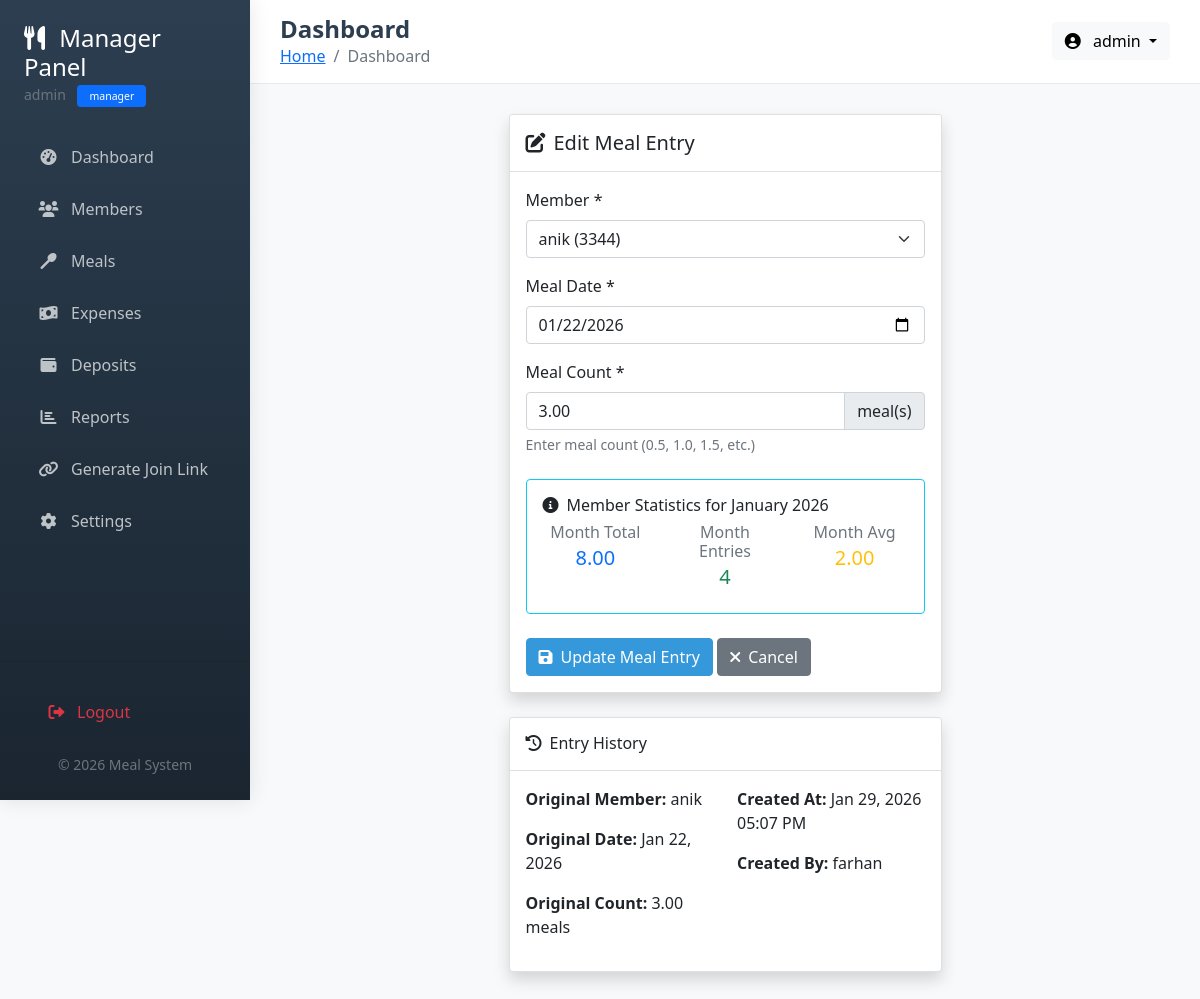
Page /manager/edit_meal.php?id=31 (signed in) on the committed database.
### tables this page shows
CREATE TABLE `meals` (
  `meal_id` int(11) NOT NULL,
  `member_id` int(11) NOT NULL,
  `meal_date` date NOT NULL,
  `meal_count` decimal(4,2) NOT NULL DEFAULT 0.00,
  `created_at` timestamp NOT NULL DEFAULT current_timestamp(),
  `created_by` int(11) DEFAULT NULL,
  `updated_by` int(11) DEFAULT NULL,
  `updated_at` timestamp NULL DEFAULT NULL ON UPDATE current_timestamp()
);

CREATE TABLE `members` (
  `member_id` int(11) NOT NULL,
  `name` varchar(100) NOT NULL,
  `phone` varchar(20) DEFAULT NULL,
  `email` varchar(100) DEFAULT NULL,
  `join_date` date NOT NULL,
  `status` enum('active','inactive') DEFAULT 'active',
  `created_by` int(11) DEFAULT NULL,
  `join_token` varchar(100) DEFAULT NULL,
  `token_expiry` datetime DEFAULT NULL,
  `created_at` timestamp NOT NULL DEFAULT current_timestamp()
);

CREATE TABLE `users` (
  `user_id` int(11) NOT NULL,
  `username` varchar(50) NOT NULL,
  `email` varchar(100) NOT NULL,
  `password` varchar(255) NOT NULL,
  `role` enum('manager','member') NOT NULL DEFAULT 'member',
  `member_id` int(11) DEFAULT NULL,
  `last_login` datetime DEFAULT NULL,
  `created_at` timestamp NOT NULL DEFAULT current_timestamp(),
  `is_active` tinyint(1) DEFAULT 1
);

### config/database.php (called while the page is built, shortened)
<?php
function getConnection() {
    static $conn = null;
    if ($conn === null) {
        $conn = mysqli_connect(DB_HOST, DB_USER, DB_PASS);
        mysqli_set_charset($conn, "utf8mb4");
    }
    return $conn;
}
?>

### includes/functions.php (called while the page is built, shortened)
<?php
require_once __DIR__ . '/../config/database.php';
class Functions {
    public function formatDate($date_string) {
        return date('M d, Y', strtotime($date_string));
    }
}
?>

### manager/edit_meal.php (the view, shortened to what this page needs)
<?php
require_once '../includes/functions.php';
require_once '../includes/header.php';
$functions = new Functions();
$conn = getConnection();
$meal_id = intval($_GET['id']);
$sql = "SELECT m.*,
               mb.name as member_name,
               mb.member_id,
               uc.username as created_by_username
        FROM meals m
        JOIN members mb ON m.member_id = mb.member_id
        LEFT JOIN users uc ON m.created_by = uc.user_id
        WHERE m.meal_id = ?";
$stmt = mysqli_prepare($conn, $sql);
mysqli_stmt_bind_param($stmt, "i", $meal_id);
mysqli_stmt_execute($stmt);
$result = mysqli_stmt_get_result($stmt);
$meal = mysqli_fetch_assoc($result);
$members_sql = "SELECT * FROM members WHERE status = 'active' ORDER BY name";
$members_result = mysqli_query($conn, $members_sql);
$all_members = mysqli_fetch_all($members_result, MYSQLI_ASSOC);
?>
<div class="row">
    <div class="col-lg-6 mx-auto">
        <div class="card shadow">
            <div class="card-header bg-white py-3">
                <h5 class="mb-0"><i class="fas fa-edit me-2"></i>Edit Meal Entry</h5>
            </div>
            <div class="card-body">
                <form method="POST" action="">
                    <div class="mb-3">
                        <label for="member_id" class="form-label">Member *</label>
                        <select class="form-select" id="member_id" name="member_id" required>
                            <?php foreach ($all_members as $member): ?>
                            <option value="<?php echo $member['member_id']; ?>"
                                    <?php echo $member['member_id'] == $meal['member_id'] ? 'selected' : ''; ?>>
                                <?php echo htmlspecialchars($member['name']); ?>
                                <?php if ($member['phone']): ?> (<?php echo $member['phone']; ?>)<?php endif; ?>
                            </option>
                            <?php endforeach; ?>
                        </select>
                    </div>
                    <div class="mb-3">
                        <label for="meal_date" class="form-label">Meal Date *</label>
                        <input type="date" class="form-control" id="meal_date" name="meal_date"
                               value="<?php echo $meal['meal_date']; ?>" required>
                    </div>
                    <div class="mb-4">
                        <label for="meal_count" class="form-label">Meal Count *</label>
                        <div class="input-group">
                            <input type="number" class="form-control" id="meal_count" name="meal_count"
                                   step="0.5" min="0.5" max="3" value="<?php echo $meal['meal_count']; ?>" required>
                            <span class="input-group-text">meal(s)</span>
                        </div>
                        <div class="form-text">Enter meal count (0.5, 1.0, 1.5, etc.)</div>
                    </div>
                    <div class="card border-info mb-4">
                        <div class="card-body">
                            <h6><i class="fas fa-info-circle me-2"></i>Member Statistics for <?php echo date('F Y', strtotime($meal['meal_date'])); ?></h6>
                            <?php
                            $month = date('m', strtotime($meal['meal_date']));
                            $year = date('Y', strtotime($meal['meal_date']));
                            $month_start = "$year-$month-01";
                            $month_end = date('Y-m-t', strtotime($month_start));
                            $stats_sql = "SELECT
                                SUM(meal_count) as month_total,
                                COUNT(*) as month_entries,
                                AVG(meal_count) as month_avg
                                FROM meals
                                WHERE member_id = ? AND meal_date BETWEEN ? AND ?";
                            $stats_stmt = mysqli_prepare($conn, $stats_sql);
                            mysqli_stmt_bind_param($stats_stmt, "iss", $meal['member_id'], $month_start, $month_end);
                            mysqli_stmt_execute($stats_stmt);
                            $stats_result = mysqli_stmt_get_result($stats_stmt);
                            $stats = mysqli_fetch_assoc($stats_result);
                            ?>
                            <div class="row">
                                <div class="col-4 text-center">
                                    <h6 class="text-muted mb-1">Month Total</h6>
                                    <h5 class="text-primary"><?php echo number_format($stats['month_total'] ?: 0, 2); ?></h5>
                                </div>
                                <div class="col-4 text-center">
                                    <h6 class="text-muted mb-1">Month Entries</h6>
                                    <h5 class="text-success"><?php echo $stats['month_entries'] ?: 0; ?></h5>
                                </div>
                                <div class="col-4 text-center">
                                    <h6 class="text-muted mb-1">Month Avg</h6>
                                    <h5 class="text-warning"><?php echo number_format($stats['month_avg'] ?: 0, 2); ?></h5>
                                </div>
                            </div>
                        </div>
                    </div>
                    <div class="mt-4">
                        <button type="submit" class="btn btn-primary">
                            <i class="fas fa-save me-2"></i>Update Meal Entry
                        </button>
                        <a href="meals.php" class="btn btn-secondary">
                            <i class="fas fa-times me-2"></i>Cancel
                        </a>
                    </div>
                </form>
            </div>
        </div>
        <div class="card shadow mt-4">
            <div class="card-header bg-white py-3">
                <h6 class="mb-0"><i class="fas fa-history me-2"></i>Entry History</h6>
            </div>
            <div class="card-body">
                <div class="row">
                    <div class="col-md-6">
                        <p><strong>Original Member:</strong> <?php echo htmlspecialchars($meal['member_name']); ?></p>
                        <p><strong>Original Date:</strong> <?php echo $functions->formatDate($meal['meal_date']); ?></p>
                        <p><strong>Original Count:</strong> <?php echo $meal['meal_count']; ?> meals</p>
                    </div>
                    <div class="col-md-6">
                        <p><strong>Created At:</strong> <?php echo date('M d, Y h:i A', strtotime($meal['created_at'])); ?></p>
                        <p><strong>Created By:</strong>
                            <?php if (!empty($meal['created_by_username'])): ?>
                                <?php echo htmlspecialchars($meal['created_by_username']); ?>
                            <?php else: ?>
                                System
                            <?php endif; ?>
                        </p>
                    </div>
                </div>
            </div>
        </div>
    </div>
</div>
<?php
require_once '../includes/footer.php';
?>

### includes/header.php (style rules this page uses)
:root { --primary-color: #2c3e50; --secondary-color: #3498db; --success-color: #27ae60; --warning-color: #f39c12; --danger-color: #e74c3c; }
body { font-family: 'Segoe UI', Tahoma, Geneva, Verdana, sans-serif; background-color: #f8f9fa; min-height: 100vh; }
.btn-primary { background-color: var(--secondary-color); border-color: var(--secondary-color); }

### rows in the picture
meals: meal_date "01/22/2026", meal_count "3.00", meal_date "January 2026", member.name "anik", meal_date "Jan 22, 2026", created_at "Jan 29, 2026 05:07 PM", created_by.username "farhan"

### other values in the picture
$_SESSION['username'] "admin"
$_SESSION['role'] "manager"
$page_title "Dashboard"
$stats['month_total'] ?: 0 "8.00"
$stats['month_entries'] ?: 0 "4"
$stats['month_avg'] ?: 0 "2.00"
form field member_id "anik (3344)"
